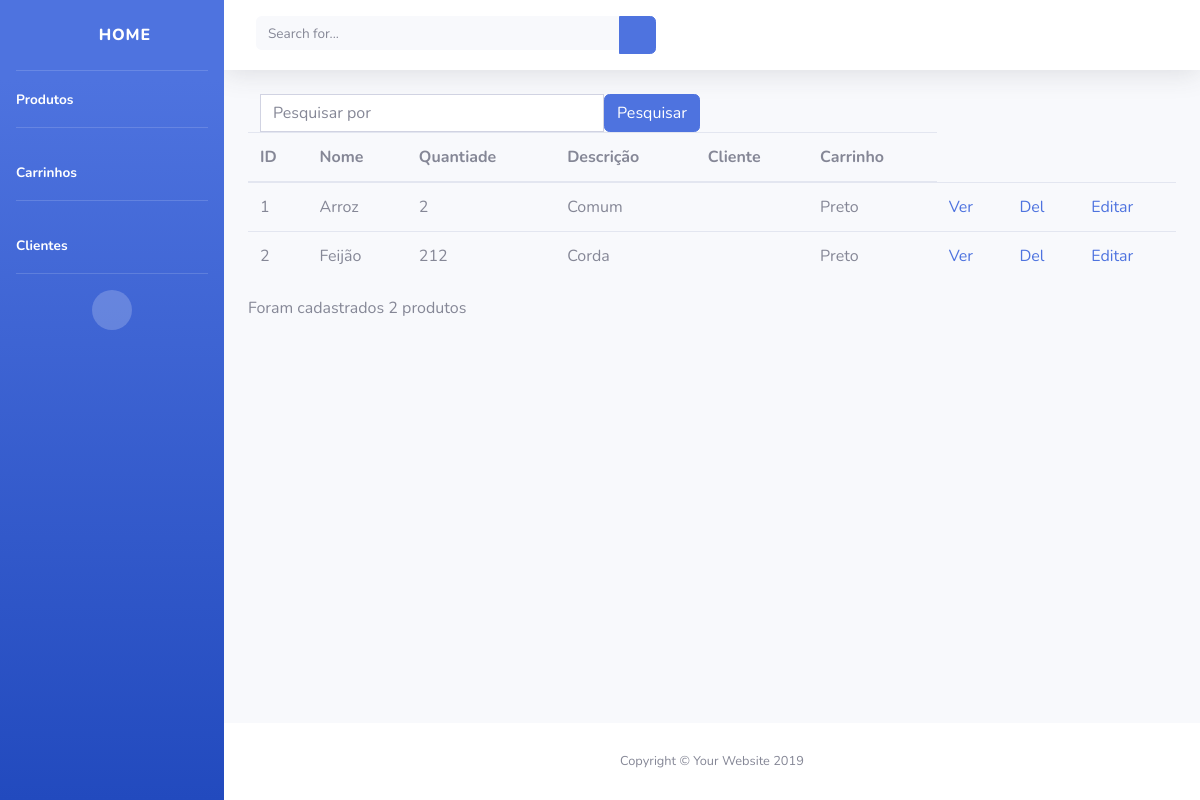
Page /primeira/produto/ on the earlier database version.
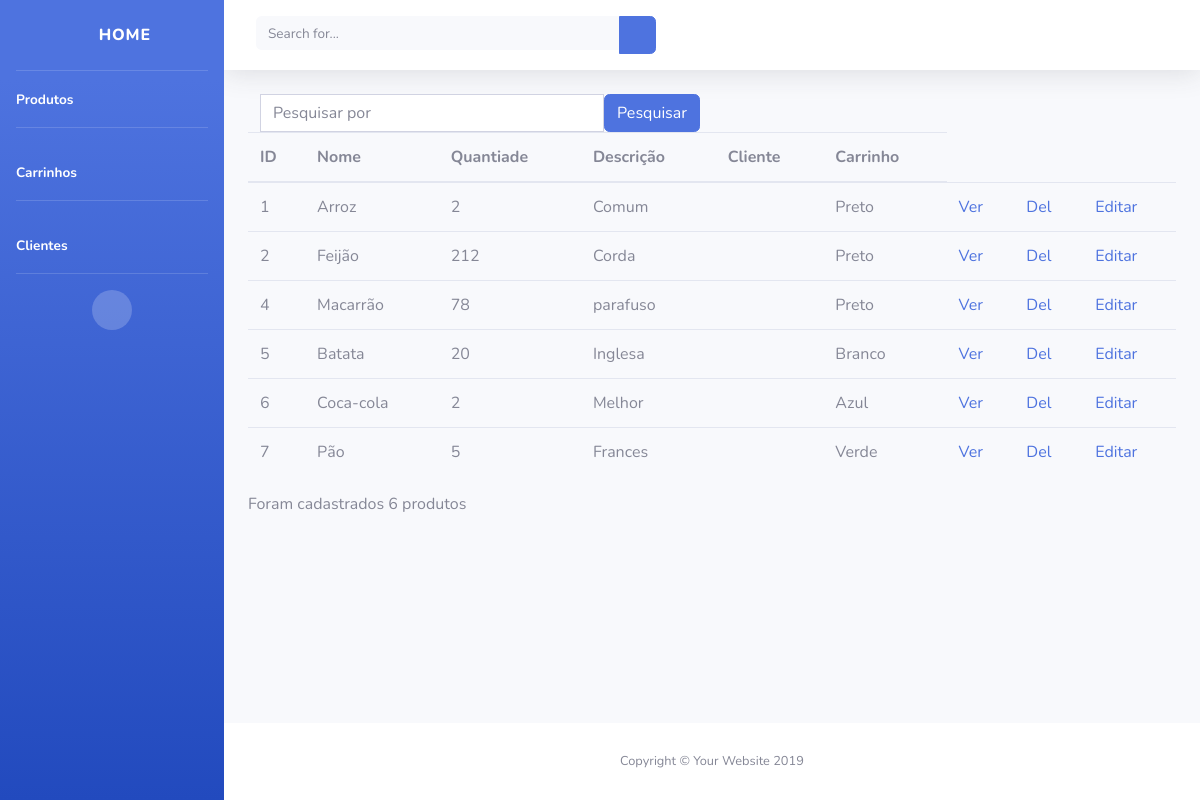
Same page on the later database version.
### primeira/models.py (models this page shows)
class Produto(models.Model):
    nome = models.CharField(max_length=50)
    descricao = models.CharField(max_length=50)
    quantidade = models.IntegerField()
    carrinho = models.ForeignKey(CarrinhoDeCompras, on_delete=models.CASCADE)

class CarrinhoDeCompras(models.Model):
    cor = models.CharField(max_length=20)
    tamanho = models.CharField(max_length=20)
    cliente = models.ForeignKey(Cliente, on_delete=models.CASCADE)
    def __str__(self):
        return self.cor

### primeira/views.py (the view)
# urls.py: path('produto/', views.produto_list),
def produto_list(request):
    if (request.method == "POST"):
        q = request.POST.get('pesquisar_por')
        produtos = Produto.objects.filter(nome__icontains=q)
        return render (request, 'produto/list.html', {'produtos': produtos})
    else:
        produtos = Produto.objects.all()
        return render (request, 'produto/list.html', {'produtos': produtos})

### primeira/templates/produto/list.html (shortened to what this page needs)
{% extends 'base.html' %}
{% block conteudo %}
<div class="col-lg-6">
    <form class="input-group" action="/primeira/produto/" method="post">
        <input type="text" name="pesquisar_por" class="form-control" placeholder="Pesquisar por">
        <span class="input-group-btn">
            <button class="btn btn-primary" type="submit">Pesquisar</button>
        </span>
    </form>
</div>
<table class="table">
    <thead>
        <tr>
            <th>ID</th>
            <th>Nome</th>
            <th>Quantiade</th>
            <th>Descrição</th>
            <th>Cliente</th>
            <th>Carrinho</th>
        </tr>
    </thead>
    <tbody>
        {% for produto in produtos %}
        <tr>
            <td>{{produto.id}}</td>
            <td>{{produto.nome}}</td>
            <td>{{produto.quantidade}}</td>
            <td>{{produto.descricao}}</td>
            <td>{{produto.cliente}}</td>
            <td>{{produto.carrinho}}</td>
            <td><a href="http://127.0.0.1:8000/primeira/produto/{{produto.id}}">Ver</a></td>
            <td><a href="http://127.0.0.1:8000/primeira/produto/delete/{{produto.id}}">Del</a></td>
            <td><a href="http://127.0.0.1:8000/primeira/produto/editar/{{produto.id}}">Editar</a></td>
        </tr>
        {% endfor %}
    </tbody>
</table>
<p>Foram cadastrados {{produtos | length }} produtos</p>
{% endblock %}

### primeira/templates/base.html (shortened to what this page needs)
{% load static %}
<!DOCTYPE html>
<html lang="en">
<head>
  <link href="{% static 'vendor/fontawesome-free/css/all.min.css' %}" rel="stylesheet" type="text/css">
  <link href=" {% static 'css/sb-admin-2.min.css' %}" rel="stylesheet">
</head>
<body id="page-top">
  <div id="wrapper">
    <ul class="navbar-nav bg-gradient-primary sidebar sidebar-dark accordion" id="accordionSidebar">
      <a class="sidebar-brand d-flex align-items-center justify-content-center" href="/primeira/">
        <div class="sidebar-brand-icon rotate-n-15">
          <i class="fas fa-laugh-wink"></i>
        </div>
        <div class="sidebar-brand-text mx-3">Home</div>
      </a>
      <hr class="sidebar-divider my-0">
      <li class="nav-item active">
        <a class="nav-link" href="/primeira/produto/">
          <span>Produtos</span></a>
      </li>
      <hr class="sidebar-divider d-none d-md-block">
      <li class="nav-item active">
        <a class="nav-link" href="/primeira/carrinho/">
          <span>Carrinhos</span></a>
      </li>
      <hr class="sidebar-divider d-none d-md-block">
      <li class="nav-item active">
        <a class="nav-link" href="/primeira/cliente/">
          <span>Clientes</span></a>
      </li>
      <hr class="sidebar-divider d-none d-md-block">
      <div class="text-center d-none d-md-inline">
        <button class="rounded-circle border-0" id="sidebarToggle"></button>
      </div>
    </ul>
    <div id="content-wrapper" class="d-flex flex-column">
      <div id="content">
        <nav class="navbar navbar-expand navbar-light bg-white topbar mb-4 static-top shadow">
          <form class="d-none d-sm-inline-block form-inline mr-auto ml-md-3 my-2 my-md-0 mw-100 navbar-search">
            <div class="input-group">
              <input type="text" class="form-control bg-light border-0 small" placeholder="Search for..."
                aria-label="Search" aria-describedby="basic-addon2">
              <div class="input-group-append">
                <button class="btn btn-primary" type="button">
                  <i class="fas fa-search fa-sm"></i>
                </button>
              </div>
            </div>
          </form>
        </nav>
        <div class="container-fluid">
          {% block conteudo %} {% endblock %}
        </div>
      </div>
      <footer class="sticky-footer bg-white">
        <div class="container my-auto">
          <div class="copyright text-center my-auto">
            <span>Copyright &copy; Your Website 2019</span>
          </div>
        </div>
      </footer>
    </div>
  </div>
</body>
</html>

Differences in the rows shown:
added Produto: id "4", nome "Macarrão", quantidade "78", descricao "parafuso", carrinho "Preto"
added Produto: id "5", nome "Batata", quantidade "20", descricao "Inglesa", carrinho "Branco"
added Produto: id "6", nome "Coca-cola", quantidade "2", descricao "Melhor", carrinho "Azul"
added Produto: id "7", nome "Pão", quantidade "5", descricao "Frances", carrinho "Verde"
Other differences:
{{ produtos | length }}: "2" → "6"
